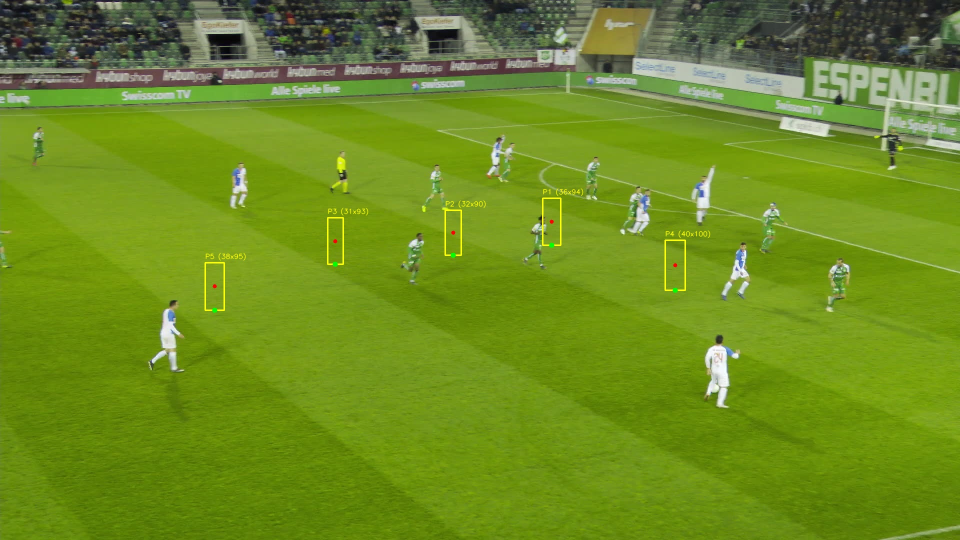
#> input picture outputs/phase3_manual_bbox.jpg, 1920 x 1080 px (shown at 1/2 size)
$ python phase3_manual_bbox.py --image ../outputs/phase3_manual_bbox.jpg
#> lines starting #> are read from the running program, lines starting #| are printed output that depends on the picture; after the words box and inside, x2 and y2 are one past the last pixel; in counts of white or black regions, pixels touching at a corner belong together
"""
FootVision AI — Phase 3
Manual Bounding Box Exercise

Objective:
  1. Load a reference frame (e.g. data/frames/frame_0000_first.jpg).
  2. Define 5 player bounding boxes using manual [x1, y1, x2, y2] coordinates.
  3. Calculate width, height, center (xc, yc), and bottom-center (xb, yb) for each box.
  4. Draw these boxes, center indicators, and bottom-center feet markers.
  5. Print the calculations and export the annotated visual frame.

Mathematical equations:
  width = x2 - x1
  height = y2 - y1
  center_x (xc) = (x1 + x2) / 2
  center_y (yc) = (y1 + y2) / 2
  bottom_center_x (xb) = (x1 + x2) / 2
  bottom_center_y (yb) = y2

Usage:
    python scripts/phase3_manual_bbox.py [--image data/frames/frame_0000_first.jpg]
"""

import os
import sys
import argparse
import cv2
import numpy as np


# ---------------------------------------------------------------------------
# Core math conversions
# ---------------------------------------------------------------------------

def calculate_box_properties(x1: int, y1: int, x2: int, y2: int) -> dict:
    """
    Calculate bounding box dimensions, center, and bottom-center anchor points.
    """
    width = x2 - x1
    height = y2 - y1

    # Coordinates are calculated as floats to preserve precision,
    # but drawn as rounded integers.
    xc = (x1 + x2) / 2.0
    yc = (y1 + y2) / 2.0

    xb = (x1 + x2) / 2.0
    yb = float(y2)

    return {
        "x1": x1,
        "y1": y1,
        "x2": x2,
        "y2": y2,
        "width": width,
        "height": height,
        "center": (xc, yc),
        "bottom_center": (xb, yb)
    }


# ---------------------------------------------------------------------------
# Bounding boxes selection (Default manual definitions based on SNMOT-062 Frame 0)
# ---------------------------------------------------------------------------

# Note: These bounding boxes are selected mock values targeting visible players.
# We will inspect the actual frame and let the user modify them or use these default labels.
DEFAULT_PLAYERS = [
    {"id": 1, "bbox": [1085, 396, 1121, 490]},  # Player 1
    {"id": 2, "bbox": [890, 420, 922, 510]},   # Player 2
    {"id": 3, "bbox": [655, 435, 686, 528]},   # Player 3
    {"id": 4, "bbox": [1330, 480, 1370, 580]},  # Player 4
    {"id": 5, "bbox": [410, 525, 448, 620]}    # Player 5
]


# ---------------------------------------------------------------------------
# Drawing and Visual Export
# ---------------------------------------------------------------------------

def process_manual_boxes(image_path: str, output_path: str) -> None:
    """
    Annotates manual bounding boxes on a reference image frame and exports results.
    """
#> called with image_path = '../outputs/phase3_manual_bbox.jpg', output_path = 'outputs/phase3_manual_bbox.jpg'
    if not os.path.exists(image_path):
        raise FileNotFoundError(f"Selected reference frame does not exist: {image_path}. "
                                "Make sure you completed Phase 2 first!")

    frame = cv2.imread(image_path)
#> frame is the input picture: shape (1080, 1920, 3); mean B, G, R 33.3, 140.4, 109.4
    if frame is None:
        raise ValueError(f"Could not read frame: {image_path}")

    print(f"\n  Processing frame: {image_path}")
    print("  " + "-" * 80)
    print("  ID | Bounding Box [x1, y1, x2, y2] | Width | Height | Center (x, y)  | Feet Point (x, y)")
    print("  " + "-" * 80)

    for p in DEFAULT_PLAYERS:
        pid = p["id"]
        x1, y1, x2, y2 = p["bbox"]

        # Calculate mathematical metrics
        props = calculate_box_properties(x1, y1, x2, y2)
        xc, yc = props["center"]
        xb, yb = props["bottom_center"]

        print(f"  {pid:2d} | [{x1:4d}, {y1:4d}, {x2:4d}, {y2:4d}]       "
              f"| {props['width']:5d} | {props['height']:6d} | ({xc:6.1f}, {yc:6.1f}) | ({xb:6.1f}, {yb:6.1f})")

        # ── Draw Bounding Box ──────────────────────────────────────────────
        # Yellow bounding box outline
        cv2.rectangle(frame, (x1, y1), (x2, y2), (0, 255, 255), 2)

        # ── Draw Center Point ──────────────────────────────────────────────
        # Red circle at the exact center (xc, yc)
        cv2.circle(frame, (int(round(xc)), int(round(yc))), 4, (0, 0, 255), -1)

        # ── Draw Bottom-Center Point (Feet Marker) ─────────────────────────
        # Bright green circle where player touches the pitch (xb, yb)
        cv2.circle(frame, (int(round(xb)), int(round(yb))), 5, (0, 255, 0), -1)

        # ── Draw Label Text ───────────────────────────────────────────────
        label = f"P{pid} ({props['width']}x{props['height']})"
        cv2.putText(
            frame, label,
            org=(x1, y1 - 8),
            fontFace=cv2.FONT_HERSHEY_SIMPLEX,
            fontScale=0.45,
            color=(0, 255, 255),
            thickness=1,
            lineType=cv2.LINE_AA
        )
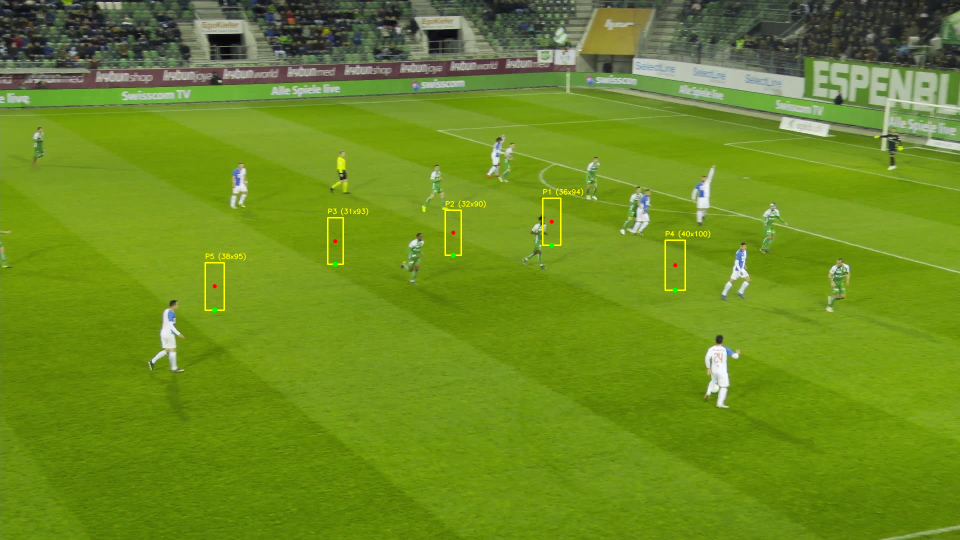
#> frame: shape (1080, 1920, 3) (shown at 1/2 size); 0.34% of pixels changed, all inside (x1, y1, x2, y2) = (409, 376, 1421, 626)

    # Export annotated visual copy
    os.makedirs(os.path.dirname(output_path) or ".", exist_ok=True)
    cv2.imwrite(output_path, frame)
    print("  " + "-" * 80)
    print(f"  Annotated frame successfully written to: {output_path}")
    print()


def main():
    parser = argparse.ArgumentParser(
        description="Run manual bounding-box coordinates exercise (Phase 3)."
    )
    parser.add_argument(
        "--image",
        default="data/frames/frame_0000_first.jpg",
        help="Path to reference frame image"
    )
    parser.add_argument(
        "--output",
        default="outputs/phase3_manual_bbox.jpg",
        help="Path to save annotated output image"
    )
    args = parser.parse_args()

    try:
        process_manual_boxes(args.image, args.output)
    except Exception as e:
        print(f"\n[ERROR] {e}", file=sys.stderr)
        sys.exit(1)


if __name__ == "__main__":
    main()

$ run again, with outputs/SNMOT-062_phase13_heatmaps.jpg copied over outputs/phase3_manual_bbox.jpg
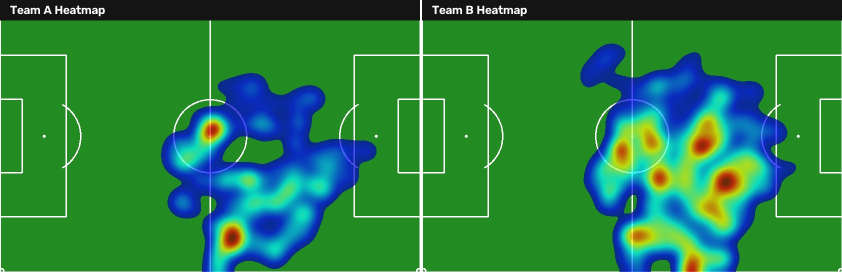
#> input picture outputs/SNMOT-062_phase13_heatmaps.jpg, 1684 x 544 px (shown at 1/2 size)
#> in process_manual_boxes, frame is the input picture: shape (544, 1684, 3); mean B, G, R 68.4, 128.6, 39.8
#> after the loop in process_manual_boxes, `for p in DEFAULT_PLAYERS:`:
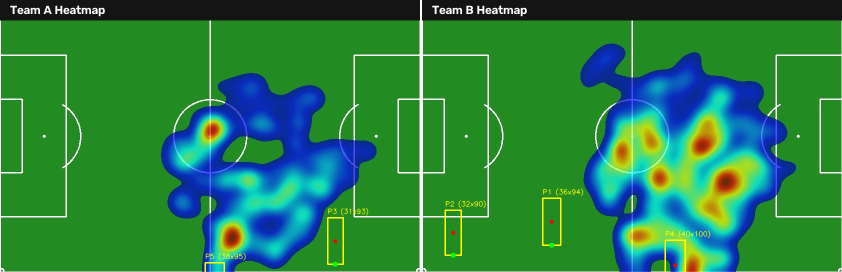
#> frame: shape (544, 1684, 3) (shown at 1/2 size); 0.67% of pixels changed, all inside (x1, y1, x2, y2) = (409, 376, 1421, 544)
